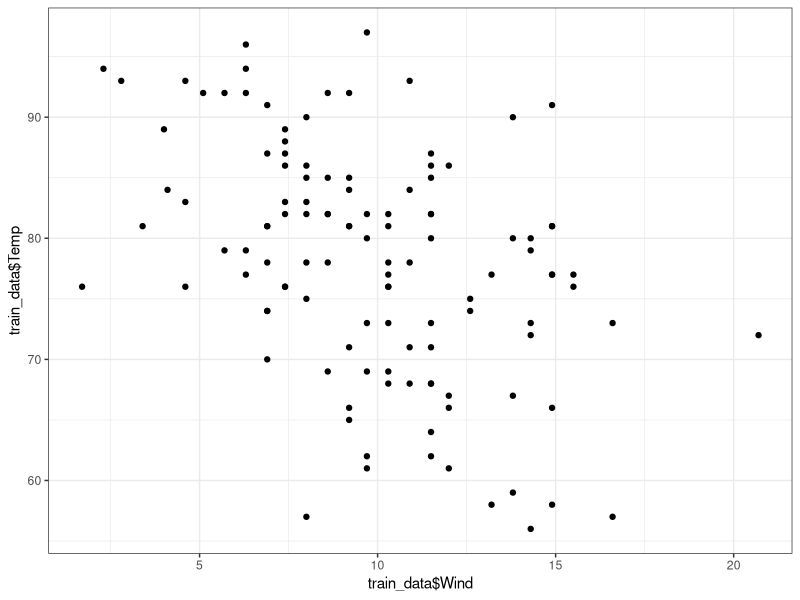
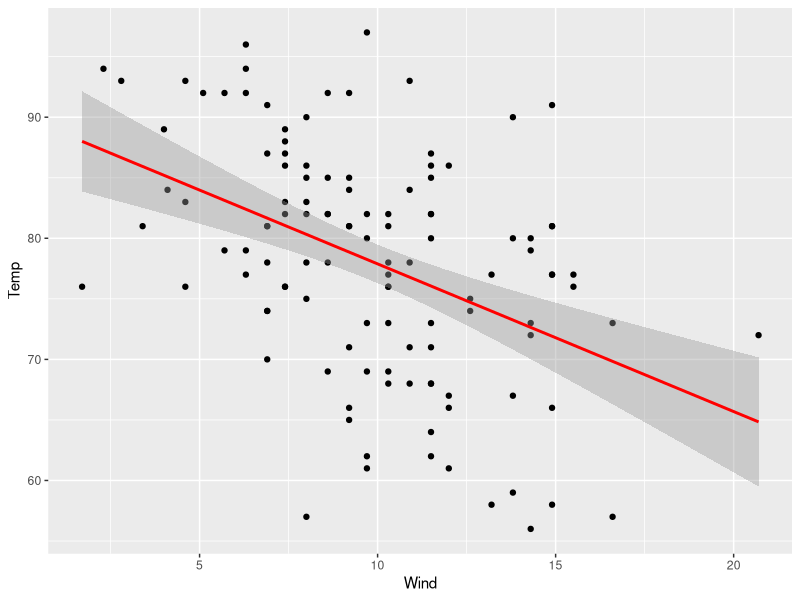
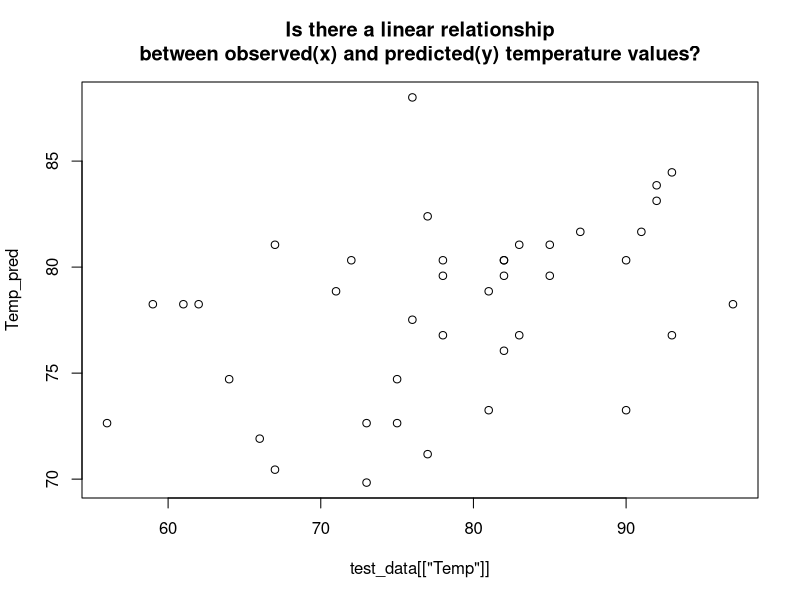
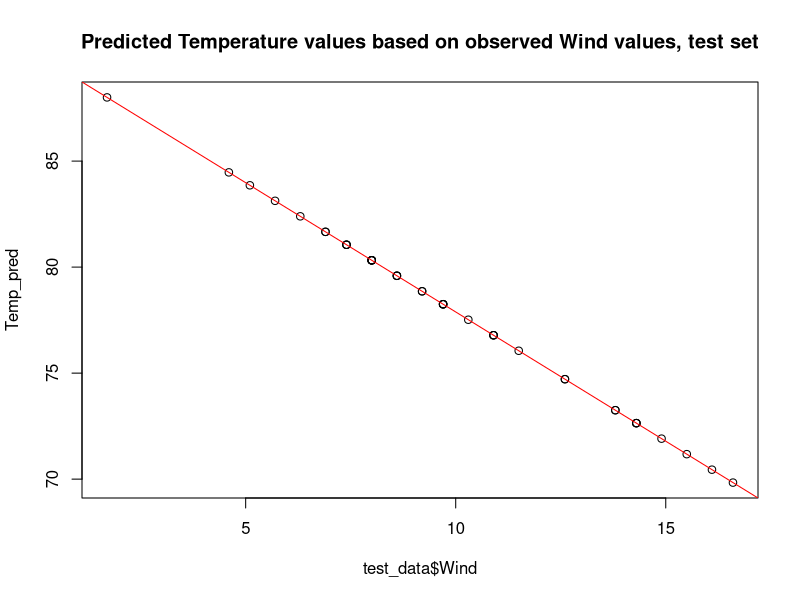
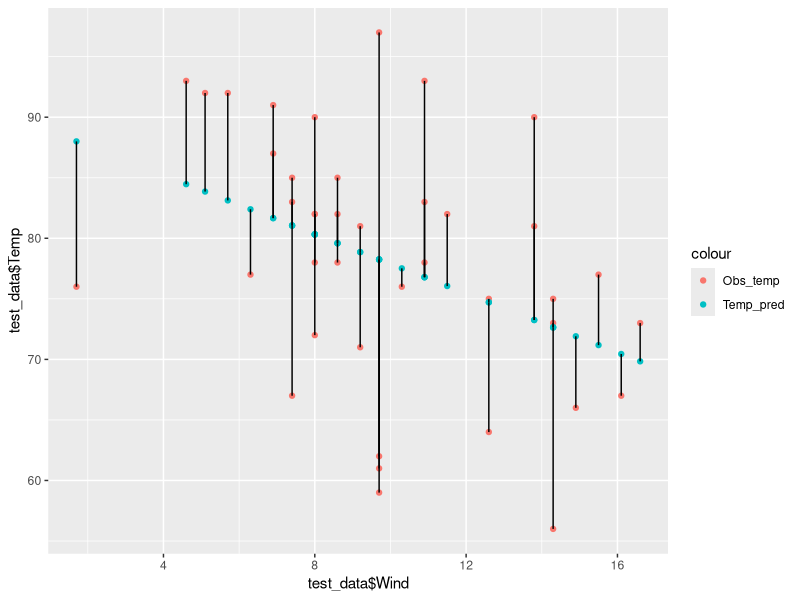
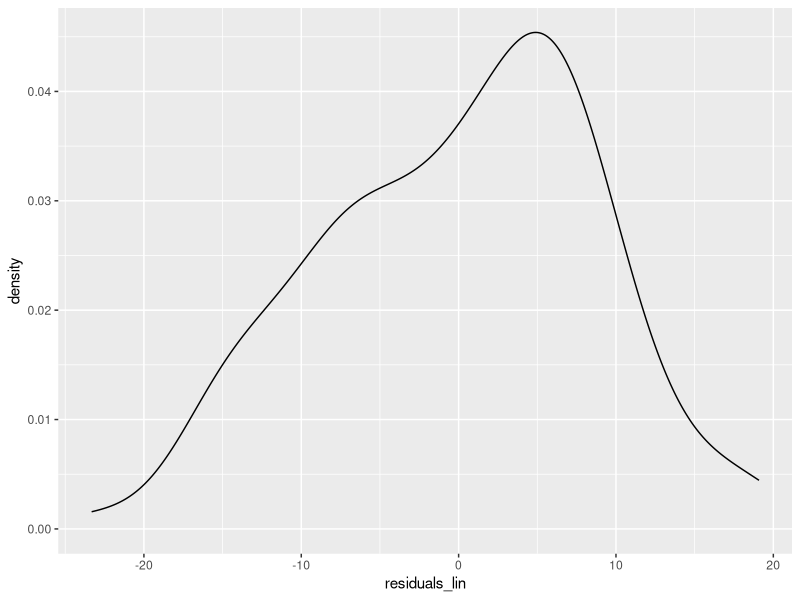
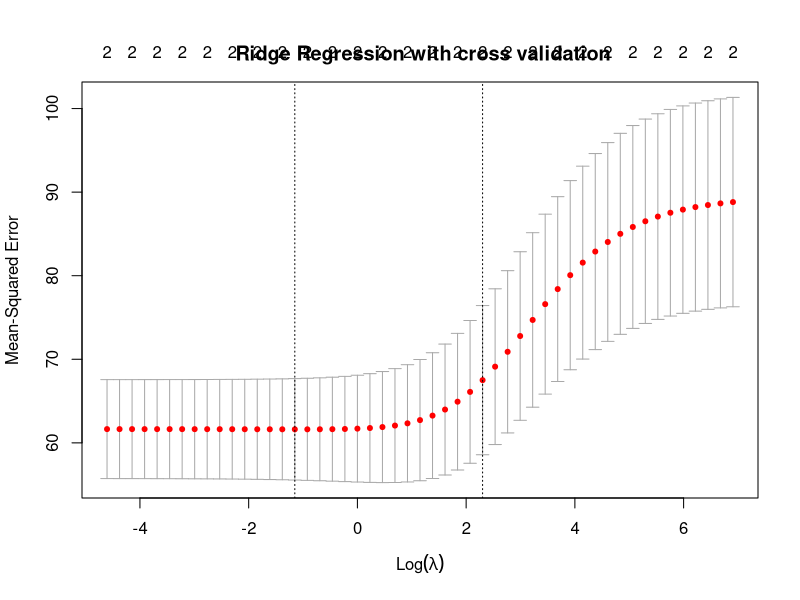
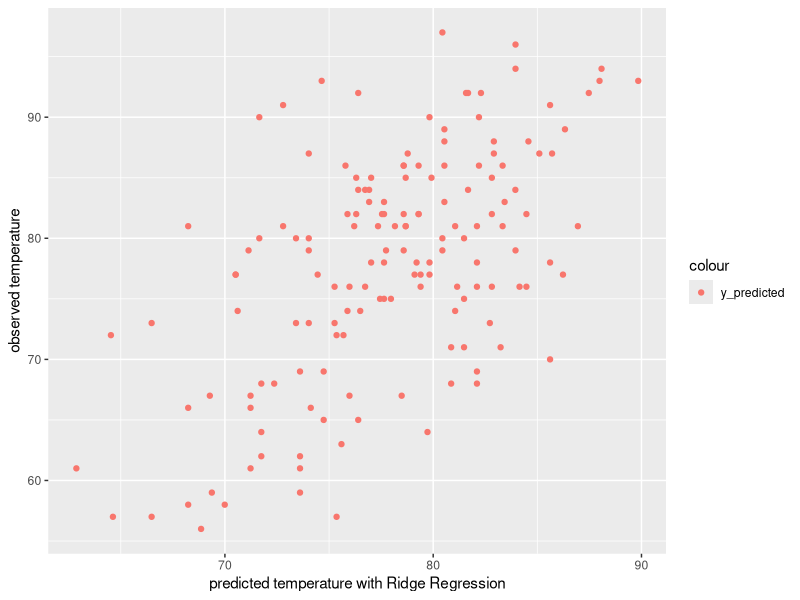

Reproduce these figures in R, in order.
## ---- chunk 1
knitr::opts_chunk$set(echo = TRUE, eval = T)
## ---- chunk 2
#.libPaths()
#install.packages("glmnet")
library(glmnet)
library(caret)
library(MASS)
library(ggplot2)
library(dplyr)
library(ggfortify)
library(tidyverse)
library(broom)


#Mauna Loa CO2 concentrations
data(airquality)
head(airquality)
## ---- chunk 3
library(caret)
#help("createDataPartition")

train_Index = createDataPartition(airquality$Temp, p = 0.75, list=F) # partitions by indexed rows
train_data <- airquality[train_Index, ]

test_Index = createDataPartition(airquality$Temp, p = 0.25, list=F) # rows for test set by indexes 
test_data <- airquality[test_Index,]

#checking:
head(train_Index)
str(train_Index) # 117 tagged obs
head(train_data)
str(train_data)

head(test_Index)
str(test_Index) # 40 tagged obs
head(test_data)
str(test_data) 
## ---- chunk 4
ggplot(data = train_data) +
   geom_point(aes(x = train_data$Wind, y = train_data$Temp)) +
   theme_bw()
## ---- chunk 5
help(train) # fits predictive models

linear_regression <- train( Temp ~ Wind, data = train_data, method = "lm")

## ---- chunk 6
library(ggplot2)

ggplot(data = train_data, aes(x = Wind, y = Temp)) +
   geom_point(aes(x = train_data$Wind, y = train_data$Temp))+
  stat_smooth(method = 'lm', col = 'red') 

# Other options: geom_abline instead of stat_smooth
# + geom_abline(intercept, slope, col='')
# or just abline (w0, w1, col=)
## ---- chunk 7
# help(predict)
Temp_pred <- predict(linear_regression, newdata = test_data)
Temp_pred

# if there is a typo while splitting the data, then there would be dimension-mismatch problem during predict()
## ---- chunk 8
#look at the median residual value. Close to zero is best

summary(linear_regression)
# Median Residual Value is 1.589 . Comes somewhat close to zero but not quite yet.
## ---- chunk 9
error <- Temp_pred - test_data[["Temp"]]
RMSE = sqrt(mean(error^2))
RMSE
## ---- chunk 10

plot(x = test_data[["Temp"]], y = Temp_pred, main = "\n Is there a linear relationship \n between observed(x) and predicted(y) temperature values? \n" )

# Conclusion: not a strong relationship vizualized...
## ---- chunk 11
# Optional:

cor.test(test_data$Temp, Temp_pred)

# correlation coeff= +0.5 -> a positive but weak relationship. p-value is low to support this hypoth. 95% CI looks good.
## ---- chunk 12

# 1. Extract coefficients from the model
# 2. plot the regression line on the predicted values
# 3. plot the original test values

# 1. regression coefficients: 
# finalModel is a method of a model to extract its coefficients
w0 = linear_regression$finalModel$coefficients[1]
w1 = linear_regression$finalModel$coefficients[2]
w0
w1
# 2a. plot predicted values (test data):
plot(x = test_data$Wind,y = Temp_pred, pch = 1, main ="Predicted Temperature values based on observed Wind values, test set")
# 2b. plot regression line on it (doesn't work):
abline(w0,w1,col='red') 

# 3. plot original test values:
ggplot(test_data) +
geom_point(aes(test_data$Wind, test_data$Temp, col="Obs_temp"))+
geom_point(aes(test_data$Wind, Temp_pred, col="Temp_pred"))+
geom_segment(aes(x= Wind, y=Temp, xend = Wind, yend = Temp_pred))
#P.S. observed: x,y
#predicted: xend, yend
## ---- chunk 13
residuals_lin <- residuals(linear_regression)
head(residuals_lin)

ggplot(x=residuals_lin) +
  geom_density(aes(residuals_lin))
## ---- chunk 14
cor.test(train_data$Wind, resid(linear_regression))
# the correlation is very small - good
## ---- chunk 15

y <- airquality$Temp
x <- airquality %>% select(Wind, Month) %>% data.matrix()

## ---- chunk 16
# RIDGE REGRESSION
# glmnet() is a function for RR. lambda is a hyperparameter, a measure to reduce the slope. alpha=0 in case of ridge  regularization:
lambdas <- 10^seq(3, -2, by = -.1)
R_regression <- glmnet(x, y, alpha = 0, lambda = lambdas)
summary(R_regression)

#RIDGE REGRESSION on train WITH CROSS VALIDATION:
# If the model is run many times for different values of lambda, we can find a value for lambda that is optimal (which yields lowest variance/SSR). There is a function to perform RR with (usually x10 fold) cross validation: cv.glmnet()
cv_R_regression <- cv.glmnet(x, y, alpha = 0, lambda = lambdas)
cv_R_regression

# cv.glmnet() uses cross-validation to work out how well each model generalises, which we can visualise as:
plot(cv_R_regression, main = "\n Ridge Regression with cross validation")

## ---- chunk 17
# The lowest point in the curve (plot above) indicates the optimal lambda: the log value of lambda that best minimised the error in cross-validation. We can extract this values as:

opt_lambda <- cv_R_regression$lambda.min
opt_lambda
# It is 0.2511886
## ---- chunk 18
# And we can extract all of the FITted models (like the object returned by glmnet()) via:

fit <- cv_R_regression$glmnet.fit
summary(fit)
## ---- chunk 19
# These are the two things we need to predict new data. For example, predicting values and computing an R2 value for the data we trained on:
y_predicted <- predict(fit, s = opt_lambda, newx = x)
head(y_predicted)
## ---- chunk 20

ggplot()+
  geom_point(aes(x = y_predicted, y = y, col = "y_predicted", col="y"))+
  xlab("predicted temperature with Ridge Regression")+
  ylab("observed temperature")

## ---- chunk 21
# Sum of Squares Total and Error
sst <- sum((y - mean(y))^2)
sst #13617.88 this is very high...
sse <- sum((y_predicted - y)^2)
sse #9144.541 very high...

# R squared
rsq <- 1 - sse / sst
rsq #0.32 
# The optimal model has accounted for 32% of the variance in the train data. That is very low...
